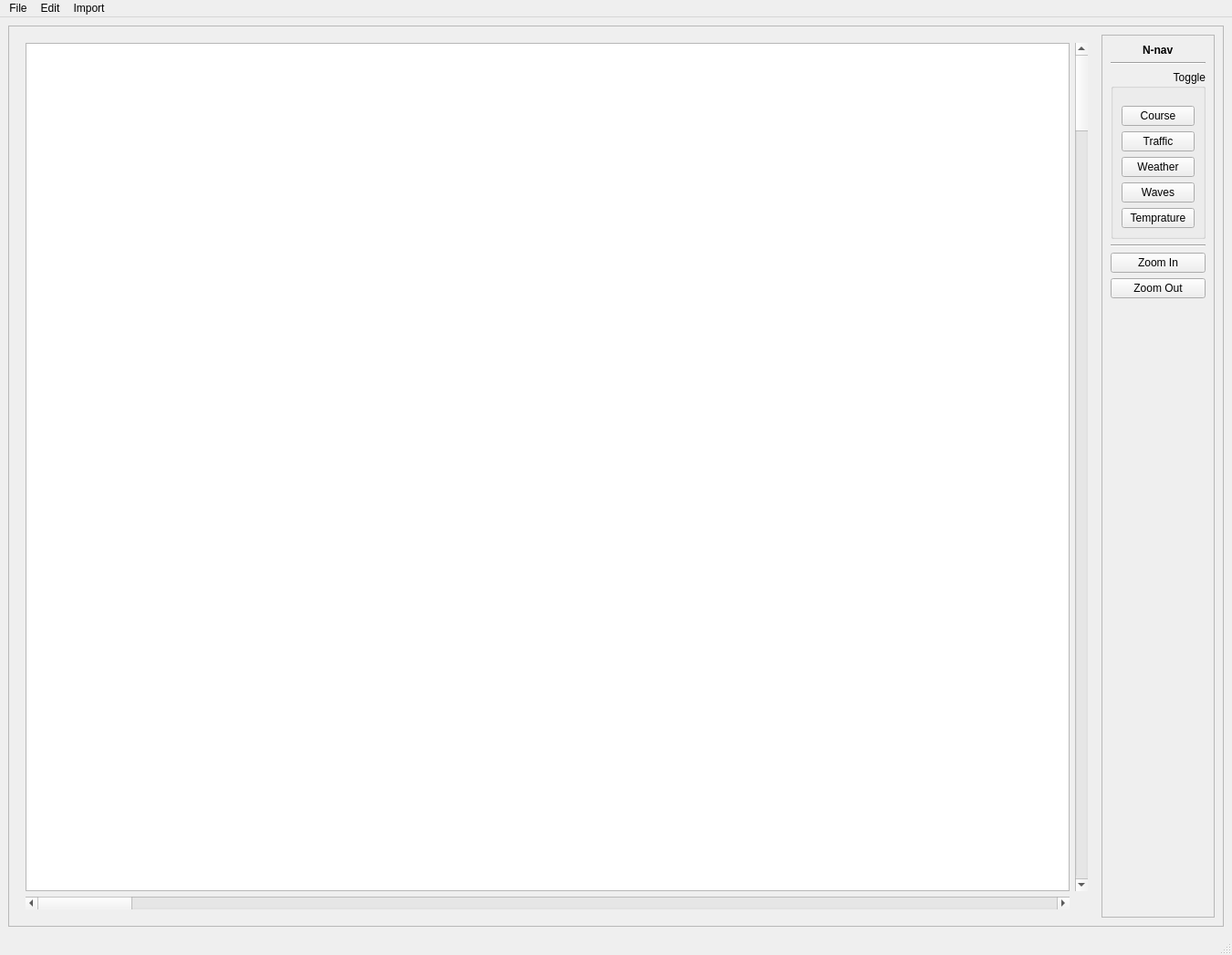
<?xml version="1.0" encoding="UTF-8"?>
<ui version="4.0">
 <class>MainWindow</class>
 <widget class="QMainWindow" name="MainWindow">
  <property name="geometry">
   <rect>
    <x>0</x>
    <y>0</y>
    <width>1350</width>
    <height>1047</height>
   </rect>
  </property>
  <property name="windowTitle">
   <string>MainWindow</string>
  </property>
  <widget class="QWidget" name="centralwidget">
   <layout class="QHBoxLayout" name="horizontalLayout">
    <item>
     <widget class="QFrame" name="main_frame">
      <property name="frameShape">
       <enum>QFrame::StyledPanel</enum>
      </property>
      <property name="frameShadow">
       <enum>QFrame::Raised</enum>
      </property>
      <layout class="QHBoxLayout" name="horizontalLayout_2" stretch="100,0">
       <item>
        <widget class="QWidget" name="map_wynd_w_scroll" native="true">
         <layout class="QGridLayout" name="gridLayout">
          <item row="1" column="0">
           <widget class="QScrollBar" name="horzn_scroll">
            <property name="orientation">
             <enum>Qt::Horizontal</enum>
            </property>
           </widget>
          </item>
          <item row="0" column="0">
           <widget class="QGraphicsView" name="graphicsView"/>
          </item>
          <item row="0" column="1">
           <widget class="QScrollBar" name="vertic_scroll">
            <property name="orientation">
             <enum>Qt::Vertical</enum>
            </property>
           </widget>
          </item>
         </layout>
        </widget>
       </item>
       <item>
        <widget class="QFrame" name="side_bar">
         <property name="frameShape">
          <enum>QFrame::StyledPanel</enum>
         </property>
         <property name="frameShadow">
          <enum>QFrame::Raised</enum>
         </property>
         <layout class="QVBoxLayout" name="verticalLayout">
          <item alignment="Qt::AlignHCenter">
           <widget class="QLabel" name="Nnav_label">
            <property name="text">
             <string>&lt;html&gt;&lt;head/&gt;&lt;body&gt;&lt;p&gt;&lt;span style=&quot; font-weight:600;&quot;&gt;N-nav&lt;/span&gt;&lt;/p&gt;&lt;/body&gt;&lt;/html&gt;</string>
            </property>
           </widget>
          </item>
          <item alignment="Qt::AlignTop">
           <widget class="Line" name="spacer">
            <property name="orientation">
             <enum>Qt::Horizontal</enum>
            </property>
           </widget>
          </item>
          <item alignment="Qt::AlignRight">
           <widget class="QGroupBox" name="toggle_group">
            <property name="minimumSize">
             <size>
              <width>104</width>
              <height>39</height>
             </size>
            </property>
            <property name="title">
             <string>Toggle</string>
            </property>
            <property name="alignment">
             <set>Qt::AlignRight|Qt::AlignTop|Qt::AlignTrailing</set>
            </property>
            <layout class="QVBoxLayout" name="verticalLayout_2">
             <item>
              <spacer name="horiz_spacer">
               <property name="orientation">
                <enum>Qt::Horizontal</enum>
               </property>
               <property name="sizeHint" stdset="0">
                <size>
                 <width>40</width>
                 <height>10</height>
                </size>
               </property>
              </spacer>
             </item>
             <item alignment="Qt::AlignTop">
              <widget class="QPushButton" name="toggl_course">
               <property name="text">
                <string>Course</string>
               </property>
               <property name="checkable">
                <bool>true</bool>
               </property>
              </widget>
             </item>
             <item alignment="Qt::AlignTop">
              <widget class="QPushButton" name="toggl_traff">
               <property name="text">
                <string>Traffic</string>
               </property>
               <property name="checkable">
                <bool>true</bool>
               </property>
              </widget>
             </item>
             <item alignment="Qt::AlignTop">
              <widget class="QPushButton" name="toggl_weather">
               <property name="text">
                <string>Weather</string>
               </property>
               <property name="checkable">
                <bool>true</bool>
               </property>
              </widget>
             </item>
             <item alignment="Qt::AlignTop">
              <widget class="QPushButton" name="toggl_waves">
               <property name="text">
                <string>Waves</string>
               </property>
               <property name="checkable">
                <bool>true</bool>
               </property>
              </widget>
             </item>
             <item alignment="Qt::AlignTop">
              <widget class="QPushButton" name="toggl_temp">
               <property name="text">
                <string>Temprature</string>
               </property>
               <property name="checkable">
                <bool>true</bool>
               </property>
              </widget>
             </item>
            </layout>
           </widget>
          </item>
          <item alignment="Qt::AlignTop">
           <widget class="Line" name="tool_fr_seperator">
            <property name="orientation">
             <enum>Qt::Horizontal</enum>
            </property>
           </widget>
          </item>
          <item alignment="Qt::AlignTop">
           <widget class="QPushButton" name="zoom_in_btn">
            <property name="text">
             <string>Zoom In</string>
            </property>
           </widget>
          </item>
          <item alignment="Qt::AlignTop">
           <widget class="QPushButton" name="zoom_out_btn">
            <property name="text">
             <string>Zoom Out</string>
            </property>
           </widget>
          </item>
          <item>
           <spacer name="verticalSpacer">
            <property name="orientation">
             <enum>Qt::Vertical</enum>
            </property>
            <property name="sizeHint" stdset="0">
             <size>
              <width>20</width>
              <height>40</height>
             </size>
            </property>
           </spacer>
          </item>
          <item>
           <spacer name="ver_spacer">
            <property name="orientation">
             <enum>Qt::Vertical</enum>
            </property>
            <property name="sizeHint" stdset="0">
             <size>
              <width>20</width>
              <height>40</height>
             </size>
            </property>
           </spacer>
          </item>
         </layout>
         <zorder>tool_fr_seperator</zorder>
         <zorder>toggle_group</zorder>
         <zorder>Nnav_label</zorder>
         <zorder>spacer</zorder>
         <zorder>zoom_in_btn</zorder>
         <zorder>zoom_out_btn</zorder>
         <zorder>ver_spacer</zorder>
         <zorder>verticalSpacer</zorder>
        </widget>
       </item>
      </layout>
     </widget>
    </item>
   </layout>
  </widget>
  <widget class="QMenuBar" name="menu_bar">
   <property name="geometry">
    <rect>
     <x>0</x>
     <y>0</y>
     <width>1350</width>
     <height>36</height>
    </rect>
   </property>
   <widget class="QMenu" name="file_menu">
    <property name="title">
     <string>File</string>
    </property>
    <addaction name="save_action"/>
    <addaction name="saveAs_action"/>
    <addaction name="Import_action"/>
    <addaction name="separator"/>
    <addaction name="quit_action"/>
    <addaction name="preferenc_action"/>
   </widget>
   <widget class="QMenu" name="edit_menu">
    <property name="title">
     <string>Edit</string>
    </property>
    <addaction name="corner_coors_input_action"/>
   </widget>
   <widget class="QMenu" name="import_menu">
    <property name="title">
     <string>Import</string>
    </property>
    <addaction name="import_boarts_action"/>
    <addaction name="import_weather_action"/>
    <addaction name="import_temps_action"/>
    <addaction name="imp_waves_action"/>
   </widget>
   <addaction name="file_menu"/>
   <addaction name="edit_menu"/>
   <addaction name="import_menu"/>
  </widget>
  <widget class="QStatusBar" name="statusbar"/>
  <action name="save_action">
   <property name="text">
    <string>Save</string>
   </property>
   <property name="shortcut">
    <string>Ctrl+S</string>
   </property>
  </action>
  <action name="saveAs_action">
   <property name="text">
    <string>Save As...</string>
   </property>
   <property name="shortcut">
    <string>Ctrl+Shift+S</string>
   </property>
  </action>
  <action name="Import_action">
   <property name="text">
    <string>Import</string>
   </property>
   <property name="shortcut">
    <string>Ctrl+I</string>
   </property>
  </action>
  <action name="quit_action">
   <property name="text">
    <string>Quit</string>
   </property>
   <property name="shortcut">
    <string>Ctrl+Q</string>
   </property>
  </action>
  <action name="import_boarts_action">
   <property name="text">
    <string>Boats</string>
   </property>
  </action>
  <action name="import_weather_action">
   <property name="text">
    <string>Weather</string>
   </property>
  </action>
  <action name="import_temps_action">
   <property name="text">
    <string>Temprature</string>
   </property>
  </action>
  <action name="imp_waves_action">
   <property name="text">
    <string>Waves</string>
   </property>
  </action>
  <action name="actionToggle_Course">
   <property name="text">
    <string>Toggle Course</string>
   </property>
  </action>
  <action name="actionToggle_Weather">
   <property name="checkable">
    <bool>true</bool>
   </property>
   <property name="text">
    <string>ToggleWeather</string>
   </property>
  </action>
  <action name="actionToggle_Waves">
   <property name="checkable">
    <bool>true</bool>
   </property>
   <property name="text">
    <string>Toggle Waves</string>
   </property>
  </action>
  <action name="actionToggle_Boats">
   <property name="checkable">
    <bool>true</bool>
   </property>
   <property name="text">
    <string>Toggle Boats</string>
   </property>
  </action>
  <action name="actionToggle_Toolbar">
   <property name="checkable">
    <bool>true</bool>
   </property>
   <property name="text">
    <string>View/Hide Toolbar</string>
   </property>
  </action>
  <action name="actionToggle_Temprature">
   <property name="text">
    <string>Toggle Temprature</string>
   </property>
  </action>
  <action name="preferenc_action">
   <property name="text">
    <string>Preferences</string>
   </property>
  </action>
  <action name="corner_coors_input_action">
   <property name="text">
    <string>Corner Coordinates</string>
   </property>
  </action>
  <action name="actionPlot_Course">
   <property name="checkable">
    <bool>true</bool>
   </property>
   <property name="text">
    <string>Plot Course</string>
   </property>
   <property name="toolTip">
    <string>plot course</string>
   </property>
  </action>
 </widget>
 <resources/>
 <connections/>
</ui>
